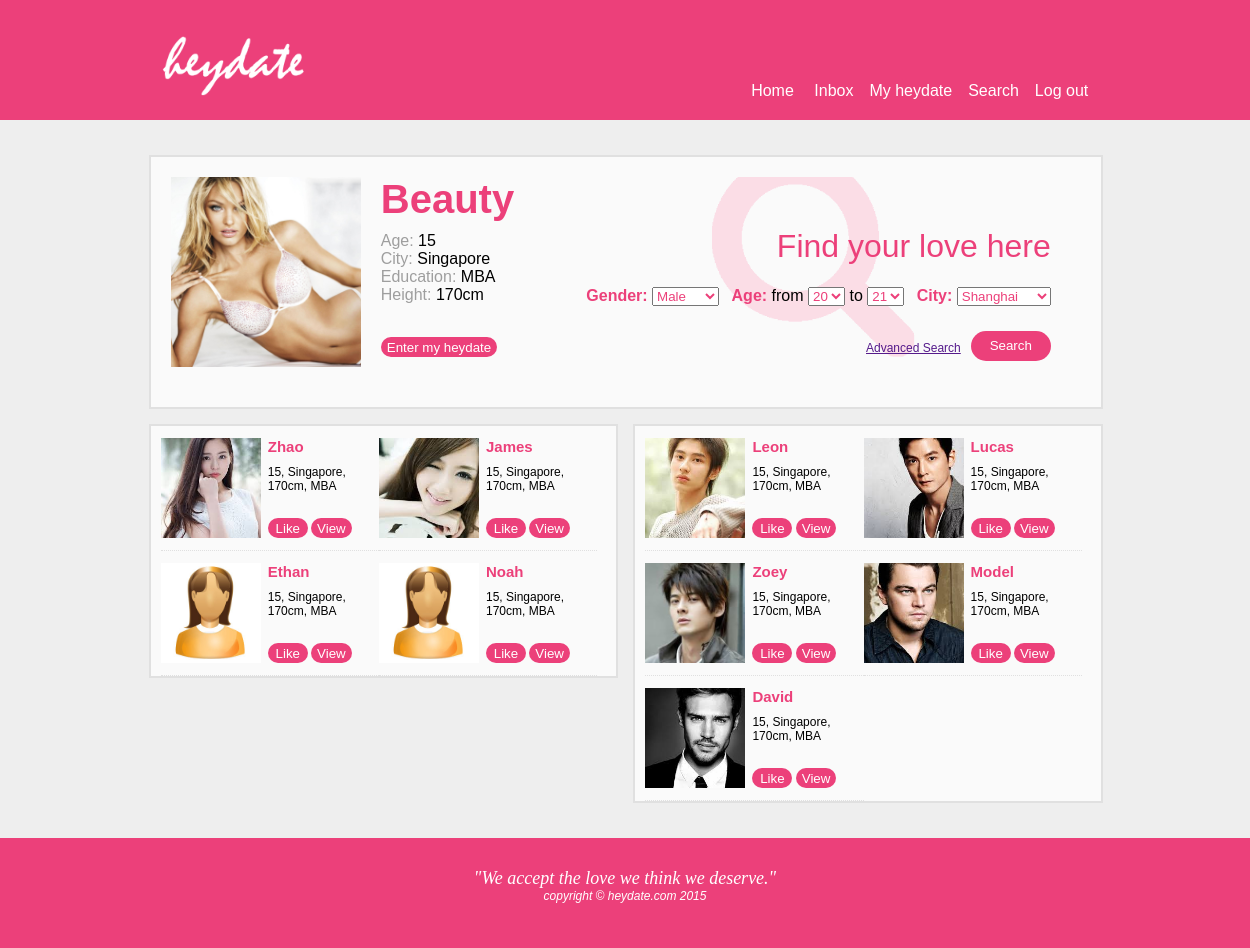
/ (signed in), run on the app's committed database.
### tables this page shows
create table users_account 
(	userID int unsigned not null auto_increment primary key,
	name varchar(20) not null, 
    password varchar(40) not null,
    email varchar(100) not null,   
    birthdate date not null,
    gender set('Male','Female') not null,
    city varchar(30) not null,
    height int unsigned not null,
    education varchar(20) not null, 
    profilePhoto varchar(50) DEFAULT NULL
);

### dbconnect.php (called while the page is built, shortened)
<?php
function get_basic_info($userID, $db) {
    $query = 'select * from users_account '."where userID=".$userID;
    $result = $db->query($query);
    $row = $result->fetch_assoc();
    return $row;
}
function cal_age($birthdate) {
    $bday=date_create($birthdate);
    $today=date_create();
    $diff=date_diff($bday,$today);
    return $diff->y;
}
?>

### index.php (the view, shortened to what this page needs)
<?php
include "dbconnect.php";
?>
<html>
<head>
  <link rel="stylesheet" type="text/css" href="css/main.css">
  <link rel="stylesheet" type="text/css" href="css/index.css">
</head>
<body>
  <div class="banner" id="banner_top">
    <a href="index.php"><img src="img/logo.png" height="120" width="160" style="margin-left: 11.5%"></a>
    <nav>
      <a href="index.php">Home</a>
      <?php
      if (isset($_SESSION['valid_user'])) {
        echo '<a href="inbox.php">Inbox</a>';
        echo '<a href="profile.php">My heydate</a>';
        echo '<a href="search_results.php">Search</a>';
        echo '<a href="logout.php">Log out</a>';
      } else {
        echo "<a href='registration.php'>Register</a>";
      }
      ?>
    </nav>
  </div>
  <div class="container">
    <div class="sub_container">
      <div class="section_container">
        <div class="left homepage_profile">
        <?php
        if (isset($_SESSION['valid_user'])) {
          $row = get_basic_info($_SESSION['valid_userID'], $db);
          echo '
            <div class="image_container_190" style="background-image: url(users_profile_photo/'.($row['profilePhoto']!=Null?$row['profilePhoto']:'default_male.jpg').');"></div>
            <div class="profile_summary left" style="margin-left:20">
              <div id="profile_name" style="font-size:40;">'.$row['name'].'</div>
              <div><grey>Age: </grey>'.cal_age($row['birthdate']).'<br><grey>City: </grey>'.$row['city'].'<br><grey>Education: </grey>'.$row['education'].'<br><grey>Height: </grey>'.$row['height'].'cm</div>
              <div class="bottom">
                <button onclick="location.href = \'profile.php\'">Enter my heydate</button>
              </div>
            </div>
        ';
        }
        ?>
        </div>
        <form class="right" id="quick_search" action="search_results.php" method="post">
          <div class="right clear" style="margin-top:30px"><h1>Find your love here</h1></div>
          <div class="right">
            <cat>Gender:</cat>
            <select>
              <option value="m">Male</option>
            </select>
            <cat>Age:</cat> from
            <select>
              <option value="20">20</option>
            </select>
            to
            <select>
              <option value="21">21</option>
            </select>
            <cat>City:</cat>
            <select>
              <optgroup label="China">
                <option>Shanghai</option>
              </optgroup>
            </select>
          </div>
          <button type="submit" class="clear_right right" value="submit" style="margin-top:25">Search</button>
          <a href="" class="right additional_button">Advanced Search</a>
        </form>
      </div>
    </div>
    <div class="recommend">
      <div class="sub_container left">
        <?php
        $query = 'SELECT * FROM users_account WHERE gender="Female"'
                .(isset($_SESSION['valid_user'])?(' and name!="'.$_SESSION['valid_user'].'"'):'').' order by rand() LIMIT 8';
        $result = $db->query($query);
        while($row = $result->fetch_assoc()){
           echo '
           <div class="left findlover_box">
             <a href="profile.php?customerID='.$row['userID'].'"><div class="image_container_100" style="background-image: url(users_profile_photo/'.($row['profilePhoto']!=Null?$row['profilePhoto']:'default_male.jpg').');"></div></a>
             <div class="left profile_summary">
               <label class="left" id="profile_name">'.$row['name'].'</label>
               <div class="clear_left">'.cal_age($row['birthdate']).', '.$row['city'].', '.$row['height'].'cm, '.$row['education'].'</div>
               <div class="bottom">
                 <button>Like</button>
                 <button>View</button>
               </div>
             </div>
           </div>
           ';
        }
        ?>
      </div>
      <div class="sub_container right">
        <?php
        $query = 'SELECT * FROM users_account WHERE gender="Male"'
                .(isset($_SESSION['valid_user'])?(' and name!="'.$_SESSION['valid_user'].'"'):'').' order by rand() LIMIT 8';
        $result = $db->query($query);
        while($row = $result->fetch_assoc()){
           echo '
           <div class="left findlover_box">
             <a href="profile.php?customerID='.$row['userID'].'"><div class="image_container_100" style="background-image: url(users_profile_photo/'.($row['profilePhoto']!=Null?$row['profilePhoto']:'default_male.jpg').');"></div></a>
             <div class="left profile_summary">
               <label class="left" id="profile_name">'.$row['name'].'</label>
               <div class="clear_left">'.cal_age($row['birthdate']).', '.$row['city'].', '.$row['height'].'cm, '.$row['education'].'</div>
               <div class="bottom">
                 <button>Like</button>
                 <button>View</button>
               </div>
             </div>
           </div>
           ';
        }
        ?>
      </div>
    </div>
  </div>
  <div class="banner" id="banner_footer">
    <mistral>"We accept the love we think we deserve."</mistral><br>
    copyright &copy heydate.com 2015
  </div>
</body>
</html>

### css/main.css (style rules this page uses)
body { margin: 0; font-family: "arial"; }
.left { float: left; }
.right { float: right; }
.bottom { position: absolute; bottom: 0; }
.clear { clear: both; }
.clear_right { clear: right; }
.clear_left { clear: left; }
.banner { width: 100%; position: relative; background-color: #ec407a; color: white; min-width: 1160px; }
#banner_top { height: 120px; }
#banner_footer { height: 80px; text-align: center; font-style: italic; font-size: 12; bottom: 0; padding-top: 30px; }
label { font-size: 18; color: #bdbdbd; }
select { color: #ec407a; }
nav { position: absolute; bottom: 20px; right: 10px; margin-right: 11.5%; }
a { text-decoration: none; margin: 0 8px; }
nav a { color: white; }
.container { padding: 30px 11.5% 30px 11.5%; width: 77%; min-width: 964px; position: relative; overflow: auto; background-color: #eeeeee; }
.sub_container { padding: 10px 10px 10px 10px; margin: 5px; background-color: #fafafa; border-style: solid; border-width: 2px; border-color: #e0e0e0; overflow: auto; }
.section_container { margin-bottom: 20px; padding: 10px; position: relative; overflow: auto; }
.profile_summary { margin-left: 7px; color: black; position: relative; height: 180; }
.recommend .profile_summary { height: 100; max-width: 50%; font-size: 12; }
button { background-color: #ec407a; color: white; height: 30px; border-radius: 20px; border-width: 0; min-width: 80px; cursor: pointer; }
.profile_summary button { height: 20px; min-width: 40px; margin-top: 15px; }
#profile_name { font-weight: bold; color: #ec407a; font-size: 15; margin-bottom: 10px; }
cat { color: #ec407a; font-weight: bold; margin-left: 8px; }
mistral { font-family: "mistral"; font-size: 150%; }
grey { color: #9e9e9e; }
.findlover_box { padding:12 0 12 0; width: 49%; display: block; border-bottom-width: 1px; border-bottom-style: dotted; border-bottom-color: #e0e0e0; }
h1 { color: #ec407a; font-weight: normal; }
.image_container_190 { height: 190px; width: 190px; background-size: cover; background-repeat: no-repeat; float:left; background-position: center; }
.image_container_100 { height: 100px; width: 100px; background-size: cover; background-repeat: no-repeat; float:left; background-position: center; }

### css/index.css (style rules this page uses)
#quick_search { width: 55%; height: 180px; background-image: url("../img/search_background.png"); background-size: 240px 180px; background-position: center; background-repeat: no-repeat; margin-right: 30px; margin-bottom: 0; position: relative; }
.homepage_profile { width: 40%; }
.recommend .sub_container { width: 46.2%; padding-top: 0px; padding-bottom: 0px; margin-top: 10px; }
.recommend a { margin: 0; }
.additional_button { margin-right:10px; text-decoration:underline; font-size:12; margin-top:35 }

### data on the page
users_account: profilePhoto (picture), name "Beauty", birthdate "15", city "Singapore", education "MBA", height "170"
users_account: profilePhoto (picture), name "Zhao", birthdate "15", city "Singapore", height "170", education "MBA"
users_account: profilePhoto (picture), name "James", birthdate "15", city "Singapore", height "170", education "MBA"
users_account: profilePhoto (picture), name "Ethan", birthdate "15", city "Singapore", height "170", education "MBA"
users_account: profilePhoto (picture), name "Noah", birthdate "15", city "Singapore", height "170", education "MBA"
users_account: profilePhoto (picture), name "Leon", birthdate "15", city "Singapore", height "170", education "MBA"
users_account: profilePhoto (picture), name "Lucas", birthdate "15", city "Singapore", height "170", education "MBA"
users_account: profilePhoto (picture), name "Zoey", birthdate "15", city "Singapore", height "170", education "MBA"
users_account: profilePhoto (picture), name "Model", birthdate "15", city "Singapore", height "170", education "MBA"
users_account: profilePhoto (picture), name "David", birthdate "15", city "Singapore", height "170", education "MBA"
